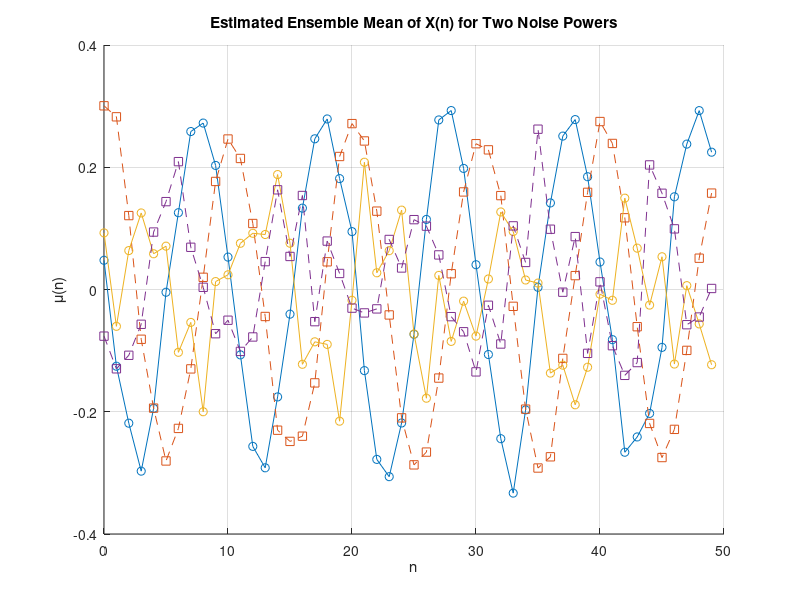

Here is the MATLAB script that generated this plot:
clear; clc;

% Parameters
N       = 100;         % number of realizations
M       = 50;          % length of each realization
A       = 3/sqrt(2);   % amplitude factor
omega   = pi/5;        % signal frequency

% Two different noise variances 
sigma2_list = [0.1, 1.0];


figure; hold on; grid on;
xlabel('n'); ylabel('\mu(n)');
title('Estimated Ensemble Mean of X(n) for Two Noise Powers');

for k = 1:length(sigma2_list)
    sigma2 = sigma2_list(k);

    % Generate realizations
    X = zeros(N, M);
    for i = 1:N
        phi = (2*rand - 1)*pi;     % random phase 
        n   = 0:(M-1);
        s   = A * exp(1j*(omega*n + phi));
        w   = sqrt(sigma2/2)*(randn(1,M) + 1j*randn(1,M));
        X(i,:) = s + w;
    end

    % Estimate ensemble mean 
    mu_hat = mean(X, 1);  
   
    plot(0:M-1, real(mu_hat), 'o-',  'DisplayName', sprintf('Re\\{\\mu\\}, \\sigma^2=%.1f', sigma2));
    plot(0:M-1, imag(mu_hat), 's--', 'DisplayName', sprintf('Im\\{\\mu\\}, \\sigma^2=%.1f', sigma2));
end

